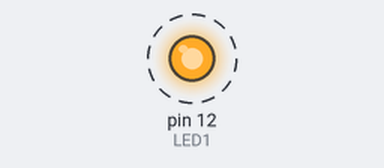
The sketch below on a simulated Arduino Uno, built with avr-gcc and run on an emulated ATmega328P. Shown: output pins drawn as LEDs (lit = HIGH). Dashed ring = blinking.

Above: at 0.2 s.
Timing chart, 0 to 3.0 s (numbered marks = the images above):
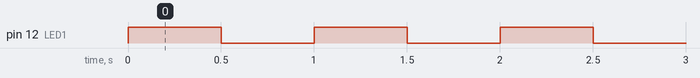

Measured:
- by itself, pin 12 (LED1): alternates HIGH for 0.50 s and LOW for 0.50 s

The sketch:

Lesson5_Lightpatterns.ino
```cpp
int LED1 = 12;

void setup() {
  // put your setup code here, to run once:
  pinMode(LED1, OUTPUT);
}

void loop() {
  // put your main code here, to run repeatedly:
  digitalWrite(LED1, HIGH);
  delay(500);
  digitalWrite(LED1, LOW);
  delay(500);
}
```
